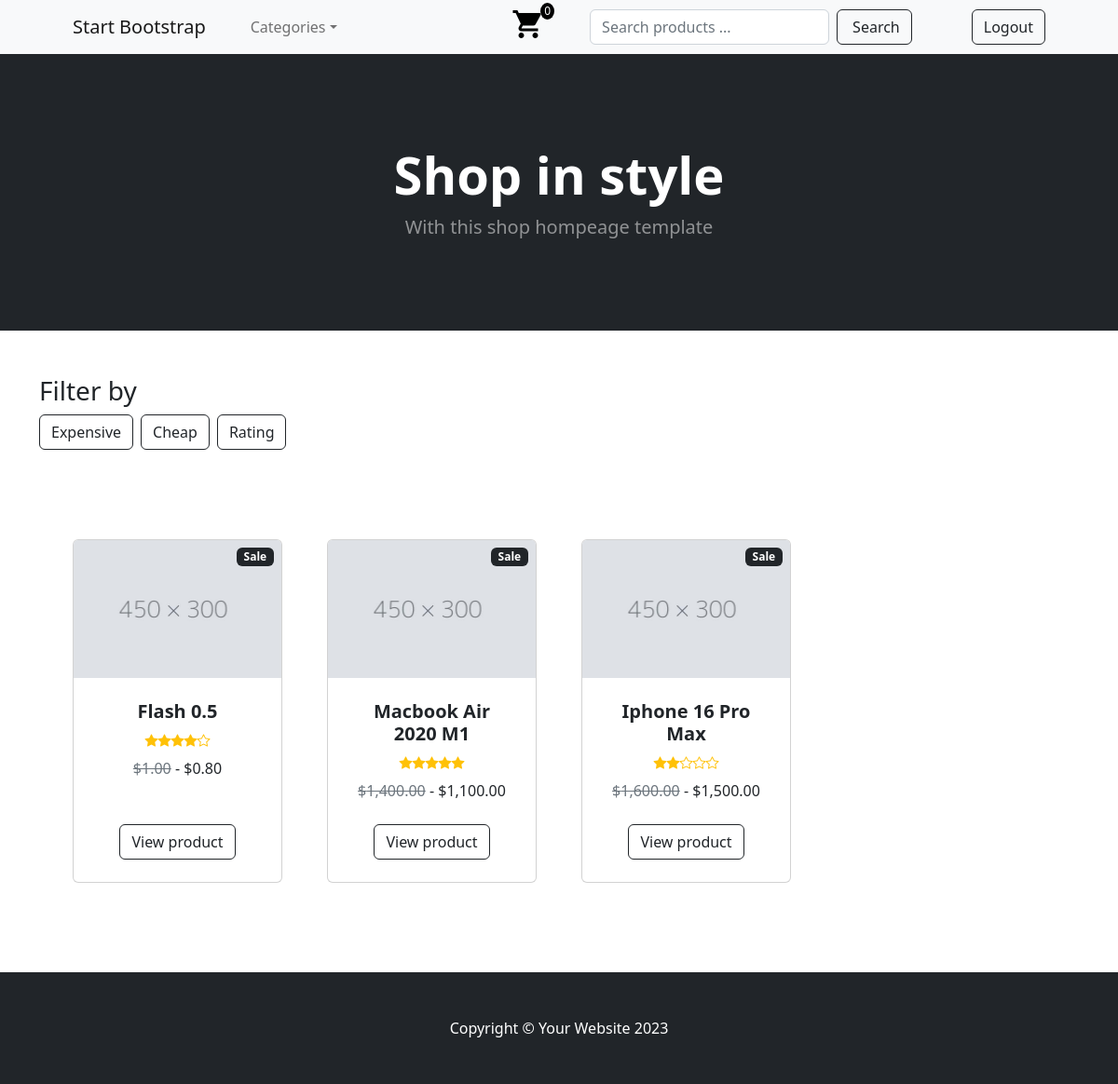
/ (signed in), run on the app's committed database.
### app_main/models.py (models this page shows, shortened)
class Product(models.Model):
    RATINGS_CHOICES = (
        (1, 1),
        (2, 2),
        (3, 3),
        (4, 4),
        (5, 5),
    )
    name = models.CharField(max_length=100, unique=True)
    description = models.TextField()
    image = models.ImageField(
        upload_to='product-images/', default='product-images/default.jpg')
    old_price = models.DecimalField(decimal_places=2, max_digits=10)
    new_price = models.DecimalField(decimal_places=2, max_digits=10)
    is_sale = models.BooleanField(default=True)
    rating = models.IntegerField(choices=RATINGS_CHOICES)
    created = models.DateTimeField(auto_now_add=True)

### app_main/views.py (the view, shortened to what this page needs)
# urls.py: path('', views.home_page, name='home'),
def home_page(request):
    query = request.GET.get('q')
    search = request.GET.get('search', '')
    products = Product.objects.filter(name__icontains=search)
    context = {
        'products': products,
        'search': search,
        'is_home_page': True,
        'cart_products_quantity': len(request.user.cart_set.all()) if request.user.is_authenticated else '',
    }
    return render(request, 'index.html', context)

### templates/index.html (shortened to what this page needs)
{% extends 'base.html' %}
{% load humanize %}
{% block content %}
<header class="bg-dark py-5">
	<div class="container px-4 px-lg-5 my-5">
		<div class="text-center text-white">
			<h1 class="display-4 fw-bolder">Shop in style</h1>
			<p class="lead fw-normal text-white-50 mb-0">
				With this shop hompeage template
			</p>
		</div>
	</div>
</header>
<div class="container mt-5">
	<div class="text-left">
		<h3>Filter by</h3>
	</div>
	<div class="d-flex align-items-center gap-2">
		<div>
			<a class="btn btn-outline-dark mt-auto" id="filter-link" href="?q=expensive"> Expensive </a>
		</div>
		<div>
			<a class="btn btn-outline-dark mt-auto" id="filter-link" href="?q=cheap"> Cheap </a>
		</div>
		<div>
			<a class="btn btn-outline-dark mt-auto" id="filter-link" href="?q=rating"> Rating </a>
		</div>
	</div>
</div>
<section class="py-5">
	<div class="container px-4 px-lg-5 mt-5">
		<div
			class="row gx-4 gx-lg-5 row-cols-2 row-cols-md-3 row-cols-xl-4"
		>
			{% for product in products %}
				<div class="col mb-5">
					<div class="card h-100">
						{% if product.is_sale %}
							<div class="badge bg-dark text-white position-absolute" style="top: 0.5rem; right: 0.5rem">Sale</div>
						{% endif %}
						<img
							class="card-img-top"
							src="{{ product.image.url }}"
							alt="{{ product.name }}"
						/>
						<div class="card-body p-4">
							<div class="text-center">
								<h5 class="fw-bolder">{{ product.name }}</h5>
								<div
									class="d-flex justify-content-center small text-warning mb-2"
								>
									{% for star in '12345' %}
										{% if product.rating|default:0 >= star|add:"0" %}
											<div class="bi-star-fill"></div>
										{% else %}
											<div class="bi-star"></div>
										{% endif %}
									{% endfor %}
								</div>
								<del class="text-muted">${{ product.old_price|intcomma }}</del> - <span>${{ product.new_price|intcomma }}</span>
							</div>
						</div>
						<div class="card-footer p-4 pt-0 border-top-0 bg-transparent">
							<div class="text-center">
								<a class="btn btn-outline-dark mt-auto" href="{% url 'detail' product_id=product.id %}"
									>View product</a
								>
							</div>
						</div>
					</div>
				</div>
			{% endfor %}
		</div>
	</div>
</section>
{% endblock content %}

### data on the page
Product: is_sale "Sale", image (placeholder picture), name "Flash 0.5", rating 4 (drawn), old_price "1.00", new_price "0.80"
Product: is_sale "Sale", image (placeholder picture), name "Macbook Air 2020 M1", rating 5 (drawn), old_price "1,400.00", new_price "1,100.00"
Product: is_sale "Sale", image (placeholder picture), name "Iphone 16 Pro Max", rating 2 (drawn), old_price "1,600.00", new_price "1,500.00"

### other printed values
{{ cart_products_quantity }} "0"
